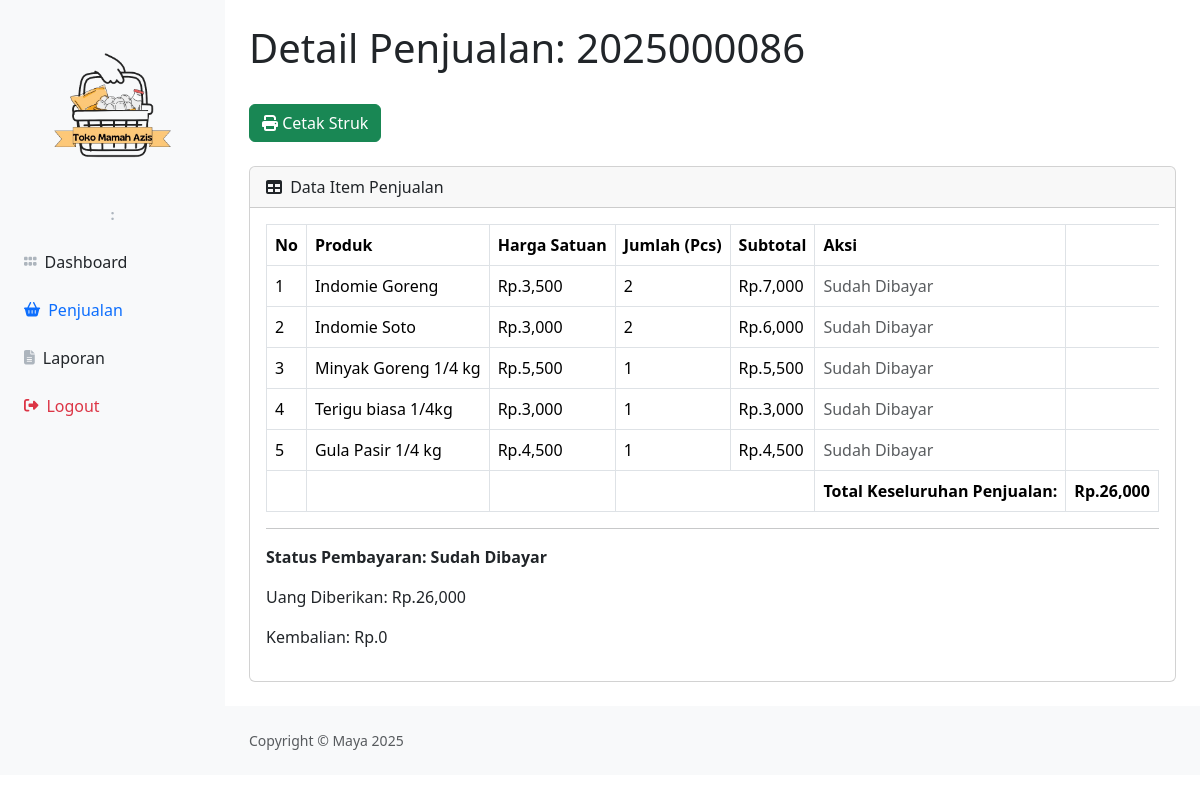
The page /view.php?idp=2025000086 (signed in) on the database its author committed.
### tables this page shows
CREATE TABLE `detailpenjualan` (
  `iddetailpenjualan` int(11) NOT NULL,
  `idpenjualan` int(11) NOT NULL,
  `idproduk` int(11) NOT NULL,
  `jumlah` int(11) NOT NULL
);

CREATE TABLE `produk` (
  `idproduk` int(11) NOT NULL,
  `namaproduk` varchar(20) NOT NULL,
  `hargajual` int(11) NOT NULL,
  `hargamodal` int(11) NOT NULL,
  `isi_pcs_per_ctn` int(11) NOT NULL,
  `stock` int(11) NOT NULL,
  `updated_at` datetime DEFAULT current_timestamp() ON UPDATE current_timestamp(),
  `satuan` varchar(20) NOT NULL DEFAULT 'Pcs'
);

CREATE TABLE `penjualan` (
  `idpenjualan` int(11) NOT NULL,
  `tanggal` timestamp NOT NULL DEFAULT current_timestamp(),
  `idkasir` int(11) NOT NULL,
  `jumlah_bayar` decimal(10,2) DEFAULT 0.00,
  `kembalian` decimal(10,2) DEFAULT 0.00
);

### view.php (the view, shortened to what the rows shown need)
<?php
require 'ceklogin.php';
$idpenjualan_dari_url = isset($_GET['idp']) ? $_GET['idp'] : '';
if (!empty($idpenjualan_dari_url)) {
    $stmt_penjualan = $c->prepare("SELECT idkasir, jumlah_bayar, kembalian FROM penjualan WHERE idpenjualan = ?");
    if ($stmt_penjualan) {
        $stmt_penjualan->bind_param("s", $idpenjualan_dari_url);
        $stmt_penjualan->execute();
        $ambil_idkasir_q = $stmt_penjualan->get_result();
        if ($ambil_idkasir_q && mysqli_num_rows($ambil_idkasir_q) > 0) {
            $penjualan_data = mysqli_fetch_array($ambil_idkasir_q);
            $jumlah_bayar_sebelumnya = $penjualan_data['jumlah_bayar'] ?? 0;
            $kembalian_sebelumnya = $penjualan_data['kembalian'] ?? 0;
        } else {
            echo "<script>alert('ID penjualan tidak ditemukan atau data penjualan tidak valid.'); window.location.href='index.php';</script>";
            exit();
        }
    } else {
        echo "<script>alert('Kesalahan Prepared Statement Penjualan: " . $c->error . "'); window.location.href='index.php';</script>";
        exit();
    }
} else {
    echo "<script>alert('ID penjualan tidak ditemukan di URL.'); window.location.href='index.php';</script>";
    exit();
}
?>
<!DOCTYPE html>
<html lang="en">
    <head>
        <link href="https://cdn.jsdelivr.net/npm/simple-datatables@7.1.2/dist/style.min.css" rel="stylesheet" />
        <link href="css/styles.css" rel="stylesheet" />
        <link href="https://cdn.jsdelivr.net/npm/bootstrap@5.3.3/dist/css/bootstrap.min.css" rel="stylesheet">
    </head>
    <body>
        <div id="layoutSidenav">
            <div id="layoutSidenav_content">
                <main>
                    <div class="container-fluid px-4 ">
                        <h1 class="mt-4">Detail Penjualan: <?=htmlspecialchars($idpenjualan_dari_url);?> <br>
                        </h1> <br>
                        <div class="card mb-4">
                            <div class="card-body">
                                <table id="datatablesSimple" class="table table-bordered">
                                    <thead>
                                        <tr>
                                            <th>No</th>
                                            <th>Produk</th>
                                            <th>Harga Satuan</th>
                                            <th>Jumlah (Pcs)</th>
                                            <th>Subtotal</th>
                                            <th>Aksi</th>
                                        </tr>
                                    </thead>
                                    <tbody>
                                        <?php
                                        $stmt_detail_penjualan = $c->prepare("SELECT dp.*, pr.namaproduk, pr.hargajual, pr.isi_pcs_per_ctn, pr.stock AS product_stock FROM detailpenjualan dp JOIN produk pr ON dp.idproduk = pr.idproduk WHERE dp.idpenjualan = ?");
                                        $stmt_detail_penjualan->bind_param("s", $idpenjualan_dari_url);
                                        $stmt_detail_penjualan->execute();
                                        $get_detail_penjualan = $stmt_detail_penjualan->get_result();
                                        $j = 1;
                                        $grand_total_penjualan = 0;
                                        while ($detail = mysqli_fetch_array($get_detail_penjualan)) {
                                            $namaproduk = $detail['namaproduk'];
                                            $hargajual = $detail['hargajual'];
                                            $jumlah_item = $detail['jumlah'];
                                            $subtotal_item = $hargajual * $jumlah_item;
                                            $grand_total_penjualan += $subtotal_item;
                                            $iddp = $detail['iddetailpenjualan'];
                                        ?>
                                            <tr>
                                                <td><?= $j++; ?></td>
                                                <td><?= htmlspecialchars($namaproduk); ?></td>
                                                <td>Rp.<?= number_format($hargajual); ?></td>
                                                <td><?= htmlspecialchars($jumlah_item); ?></td>
                                                <td>Rp.<?= number_format($subtotal_item); ?></td>
                                                <td>
                                                    <?php if ($jumlah_bayar_sebelumnya == 0) {  ?>
                                                        <button type="button" class="btn btn-warning me-2" data-bs-toggle="modal" data-bs-target="#edit<?=$iddp;?>">
                                                            Edit
                                                        </button>
                                                        <button type="button" class="btn btn-danger" data-bs-toggle="modal" data-bs-target="#delete<?=$iddp;?>">
                                                            Delete
                                                        </button>
                                                    <?php } else { ?>
                                                        <span class="text-muted">Sudah Dibayar</span>
                                                    <?php } ?>
                                                </td>
                                            </tr>
                                        <?php
                                        }
                                        ?>
                                    </tbody>
                                </table>
                                <?php
                                if ($jumlah_bayar_sebelumnya == 0) {
                                ?>
                                    <hr>
                                    <h4>Proses Pembayaran</h4>
                                    <form method="post" id="paymentForm">
                                        <input type="hidden" name="idpenjualan_bayar" value="<?= htmlspecialchars($idpenjualan_dari_url); ?>">
                                        <div class="mb-3">
                                            <label for="grand_total_display" class="form-label">Total Pembayaran:</label>
                                            <input type="text" class="form-control" id="grand_total_display" value="Rp. <?= number_format($grand_total_penjualan, 0, ',', '.'); ?>" readonly>
                                            <input type="hidden" id="grand_total_hidden" value="<?= htmlspecialchars($grand_total_penjualan); ?>">
                                        </div>
                                        <div class="mb-3">
                                            <label for="cash_input" class="form-label">Uang Tunai Diberikan (Cash):</label>
                                            <input type="number" class="form-control" id="cash_input" name="cash_input" min="<?= htmlspecialchars($grand_total_penjualan); ?>" required>
                                        </div>
                                        <div class="mb-3">
                                            <label for="kembalian_hitung" class="form-label">Kembalian:</label>
                                            <input type="text" class="form-control" id="kembalian_hitung" name="kembalian_hitung" readonly value="Rp. 0">
                                        </div>
                                        <input type="hidden" name="cetak_struk" id="cetak_struk_input" value="true">
                                        <button type="submit" name="proses_pembayaran" class="btn btn-success" id="btn_bayar">Bayar</button>
                                    </form>
                                    <script>
                                        document.addEventListener('DOMContentLoaded', function() {
                                            const cashInput = document.getElementById('cash_input');
                                            const kembalianInput = document.getElementById('kembalian_hitung');
                                            const grandTotalHidden = document.getElementById('grand_total_hidden');
                                            const grandTotalPenjualan = parseFloat(grandTotalHidden.value);
                                            const btnBayar = document.getElementById('btn_bayar');
                                            const cetakStrukInput = document.getElementById('cetak_struk_input');
                                            function calculateKembalian() {
                                                const cashGiven = parseFloat(cashInput.value);
                                                let kembalian = 0;
                                                if (isNaN(cashGiven) || cashGiven < grandTotalPenjualan) {
                                                    kembalianInput.value = 'Uang Kurang';
                                                    btnBayar.disabled = true;
                                                    cashInput.classList.add('is-invalid');
                                                    cashInput.classList.remove('is-valid');
                                                } else {
                                                    kembalian = cashGiven - grandTotalPenjualan;
                                                    kembalianInput.value = 'Rp. ' + kembalian.toLocaleString('id-ID');
                                                    btnBayar.disabled = false;
                                                    cashInput.classList.remove('is-invalid');
                                                    cashInput.classList.add('is-valid');
                                                }
                                            }
                                            cashInput.addEventListener('input', calculateKembalian);
                                            btnBayar.addEventListener('click', function(event) {
                                                const cashGiven = parseFloat(cashInput.value);
                                                if (isNaN(cashGiven) || cashGiven < grandTotalPenjualan) {
                                                    alert('Jumlah uang tunai tidak valid atau kurang dari total pembayaran.');
                                                    event.preventDefault();
                                                    return;
                                                }
                                                const konfirmasiCetak = confirm('Ingin Cetak Struk?');
                                                if (konfirmasiCetak) {
                                                    cetakStrukInput.value = 'true';
                                                } else {
                                                    cetakStrukInput.value = 'false';
                                                }
                                            });
                                            calculateKembalian(); // Call once when DOM is ready
                                            // Menyesuaikan nilai max untuk input Pcs dan Ctn/Dus di modal edit
                                            document.querySelectorAll('[id^="edit"]').forEach(modal => {
                                                modal.addEventListener('shown.bs.modal', function() {
                                                    const iddp = this.id.replace('edit', '');
                                                    const inputPcsEdit = this.querySelector('input[name="jumlah_pcs"]');
                                                    const inputCtnDusEdit = this.querySelector('input[name="jumlah_ctn_dus"]');
                                                    const productStockDisplay = this.querySelector('.form-text.text-danger strong');
                                                    if (inputPcsEdit && inputCtnDusEdit && productStockDisplay) {
                                                        const totalAvailableStock = parseInt(productStockDisplay.textContent);
                                                        const pcsPerCtn = parseInt(this.querySelector('.form-text strong').textContent);
                                                        const trueAvailableStock = totalAvailableStock;
                                                        inputPcsEdit.setAttribute('max', trueAvailableStock);
                                                        if (pcsPerCtn > 0) {
                                                            inputCtnDusEdit.setAttribute('max', Math.floor(trueAvailableStock / pcsPerCtn));
                                                        } else {
                                                            inputCtnDusEdit.removeAttribute('max');
                                                        }
                                                        const updateEditMaxValues = () => {
                                                            let currentPcsVal = parseInt(inputPcsEdit.value) || 0;
                                                            let currentCtnVal = parseInt(inputCtnDusEdit.value) || 0;
                                                            let totalSelectedPcs = (currentCtnVal * pcsPerCtn) + currentPcsVal;
                                                            if (totalSelectedPcs > trueAvailableStock) {
                                                                inputPcsEdit.setCustomValidity('Jumlah melebihi stok tersedia.');
                                                                inputCtnDusEdit.setCustomValidity('Jumlah melebihi stok tersedia.');
                                                            } else {
                                                                inputPcsEdit.setCustomValidity('');
                                                                inputCtnDusEdit.setCustomValidity('');
                                                            }
                                                        };
                                                        inputPcsEdit.addEventListener('input', updateEditMaxValues);
                                                        inputCtnDusEdit.addEventListener('input', updateEditMaxValues);
                                                    }
                                                });
                                            });
                                        });
                                    </script>
                                <?php } else { ?>
                                    <hr>
                                    <p><strong>Status Pembayaran: Sudah Dibayar</strong></p>
                                    <p>Uang Diberikan: Rp.<?= number_format($jumlah_bayar_sebelumnya); ?></p>
                                    <p>Kembalian: Rp.<?= number_format($kembalian_sebelumnya); ?></p>
                                <?php } ?>
                            </div>
                        </div>
                    </div>
                </main>
            </div>
        </div>
</body>
</html>

### rows shown on the page
detailpenjualan: idproduk.namaproduk "Indomie Goreng", idproduk.hargajual "3,500", jumlah "2", subtotal_item "7,000"
detailpenjualan: idproduk.namaproduk "Indomie Soto", idproduk.hargajual "3,000", jumlah "2", subtotal_item "6,000"
detailpenjualan: idproduk.namaproduk "Minyak Goreng 1/4 kg", idproduk.hargajual "5,500", jumlah "1", subtotal_item "5,500"
detailpenjualan: idproduk.namaproduk "Terigu biasa 1/4kg", idproduk.hargajual "3,000", jumlah "1", subtotal_item "3,000"
detailpenjualan: idproduk.namaproduk "Gula Pasir 1/4 kg", idproduk.hargajual "4,500", jumlah "1", subtotal_item "4,500"
penjualan: jumlah_bayar "26,000", kembalian "0"

### other values the page prints
$idpenjualan_dari_url "2025000086"
$grand_total_penjualan "26,000"
